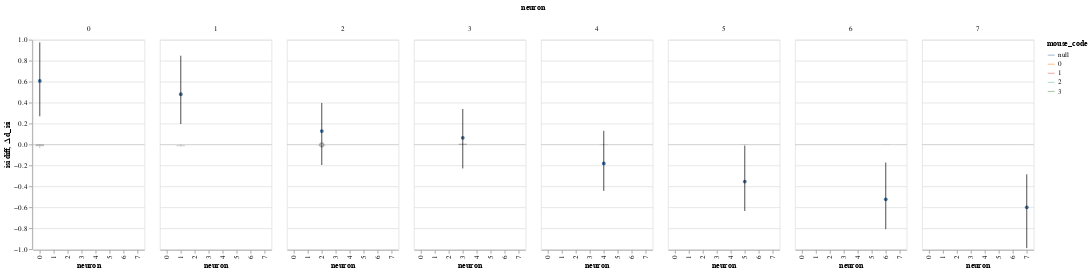

The cell this chart's notebook holds for it:
### Code cell
(chart_d+chart_p).facet(column='neuron')

### Figure 1 — Vega-Lite specification as saved in the notebook (floating-point values rounded to 4 significant figures)
{"config": {"view": {"continuousWidth": 400, "continuousHeight": 300}}, "data": {"name": "data-5c05b90e326cfacf57db2724e9150d16"}, "facet": {"column": {"type": "quantitative", "field": "neuron"}}, "spec": {"layer": [{"mark": {"type": "line", "fill": null, "opacity": 0.5, "size": 3}, "encoding": {"color": {"type": "nominal", "field": "mouse_code"}, "x": {"type": "ordinal", "field": "neuron"}, "y": {"type": "quantitative", "field": "isi diff"}}}, {"mark": {"type": "boxplot", "color": "black", "opacity": 0.3, "size": 12}, "encoding": {"x": {"type": "ordinal", "field": "neuron"}, "y": {"type": "quantitative", "field": "isi diff"}}}, {"layer": [{"mark": {"type": "line", "color": "black", "point": true}, "encoding": {"x": {"type": "ordinal", "field": "neuron"}, "y": {"type": "quantitative", "field": "Bayes condition mean", "impute": {"value": "value"}}}}, {"mark": {"type": "rule", "color": "black", "opacity": 0.4, "size": 0.1}, "encoding": {"y": {"type": "quantitative", "field": "zero"}}}, {"mark": "rule", "encoding": {"x": {"type": "ordinal", "field": "neuron"}, "y": {"type": "quantitative", "field": "Bayes condition CI0", "scale": {"domain": [-0.9898, 0.9753], "zero": false}, "title": "Δ d_isi"}, "y2": {"field": "Bayes condition CI1"}}}]}]}, "$schema": "https://vega.github.io/schema/vega-lite/v4.8.1.json", "datasets": {"data-5c05b90e326cfacf57db2724e9150d16": [{"neuron": 0.0, "mouse_code": 0.0, "i_trial": 0.0, "neuron_code": 0.0, "log_firing_rate": 0.08176, "Firing rate": 24.16, "firing_rate": 24.16, "i_spike": -1.0, "isi diff": 0.005333, "log_isi": 0.01928, "isi": null, "Bayes condition CI0": null, "Bayes condition CI1": null, "Bayes condition mean": null, "zero": 0}, {"neuron": 0.0, "mouse_code": 1.0, "i_trial": 0.0, "neuron_code": 0.0, "log_firing_rate": 0.3492, "Firing rate": 128.1, "firing_rate": 128.1, "i_spike": 6.75, "isi diff": -0.009257, "log_isi": -0.05684, "isi": null, "Bayes condition CI0": null, "Bayes condition CI1": null, "Bayes condition mean": null, "zero": 0}, {"neuron": 0.0, "mouse_code": 2.0, "i_trial": 0.0, "neuron_code": 0.0, "log_firing_rate": 0.07194, "Firing rate": 9.998, "firing_rate": 9.998, "i_spike": 0.25, "isi diff": -0.001317, "log_isi": -0.004837, "isi": null, "Bayes condition CI0": null, "Bayes condition CI1": null, "Bayes condition mean": null, "zero": 0}, {"neuron": 0.0, "mouse_code": 3.0, "i_trial": 0.0, "neuron_code": 0.0, "log_firing_rate": -0.02417, "Firing rate": -80.21, "firing_rate": -80.21, "i_spike": 19.75, "isi diff": -0.03536, "log_isi": -0.1918, "isi": null, "Bayes condition CI0": null, "Bayes condition CI1": null, "Bayes condition mean": null, "zero": 0}, {"neuron": 1.0, "mouse_code": 0.0, "i_trial": 0.0, "neuron_code": 0.0, "log_firing_rate": 0.02225, "Firing rate": 8.842, "firing_rate": 8.842, "i_spike": 0.5, "isi diff": 0.0003327, "log_isi": -0.005817, "isi": null, "Bayes condition CI0": null, "Bayes condition CI1": null, "Bayes condition mean": null, "zero": 0}, {"neuron": 1.0, "mouse_code": 1.0, "i_trial": 0.0, "neuron_code": 0.0, "log_firing_rate": 0.07543, "Firing rate": 11.71, "firing_rate": 11.71, "i_spike": 11.0, "isi diff": -0.01444, "log_isi": -0.08828, "isi": null, "Bayes condition CI0": null, "Bayes condition CI1": null, "Bayes condition mean": null, "zero": 0}, {"neuron": 1.0, "mouse_code": 2.0, "i_trial": 0.0, "neuron_code": 0.0, "log_firing_rate": 0.1227, "Firing rate": 24.18, "firing_rate": 24.18, "i_spike": 9.5, "isi diff": -0.01228, "log_isi": -0.07616, "isi": null, "Bayes condition CI0": null, "Bayes condition CI1": null, "Bayes condition mean": null, "zero": 0}, {"neuron": 1.0, "mouse_code": 3.0, "i_trial": 0.0, "neuron_code": 0.0, "log_firing_rate": 0.209, "Firing rate": 74.73, "firing_rate": 74.73, "i_spike": 14.75, "isi diff": -0.01973, "log_isi": -0.1234, "isi": null, "Bayes condition CI0": null, "Bayes condition CI1": null, "Bayes condition mean": null, "zero": 0}, {"neuron": 2.0, "mouse_code": 0.0, "i_trial": 0.0, "neuron_code": 0.0, "log_firing_rate": 0.05311, "Firing rate": 14.98, "firing_rate": 14.98, "i_spike": 15.5, "isi diff": -0.01544, "log_isi": -0.1137, "isi": null, "Bayes condition CI0": null, "Bayes condition CI1": null, "Bayes condition mean": null, "zero": 0}, {"neuron": 2.0, "mouse_code": 1.0, "i_trial": 0.0, "neuron_code": 0.0, "log_firing_rate": 0.02444, "Firing rate": 17.26, "firing_rate": 17.26, "i_spike": 13.75, "isi diff": -0.01362, "log_isi": -0.1019, "isi": null, "Bayes condition CI0": null, "Bayes condition CI1": null, "Bayes condition mean": null, "zero": 0}, {"neuron": 2.0, "mouse_code": 2.0, "i_trial": 0.0, "neuron_code": 0.0, "log_firing_rate": 0.05922, "Firing rate": 17.23, "firing_rate": 17.23, "i_spike": 5.5, "isi diff": -0.00353, "log_isi": -0.03288, "isi": null, "Bayes condition CI0": null, "Bayes condition CI1": null, "Bayes condition mean": null, "zero": 0}, {"neuron": 2.0, "mouse_code": 3.0, "i_trial": 0.0, "neuron_code": 0.0, "log_firing_rate": 0.3183, "Firing rate": 80.66, "firing_rate": 80.66, "i_spike": 15.25, "isi diff": -0.01264, "log_isi": -0.09932, "isi": null, "Bayes condition CI0": null, "Bayes condition CI1": null, "Bayes condition mean": null, "zero": 0}, {"neuron": 3.0, "mouse_code": 0.0, "i_trial": 0.0, "neuron_code": 0.0, "log_firing_rate": -0.5368, "Firing rate": -214.4, "firing_rate": -214.4, "i_spike": -8.75, "isi diff": 0.006076, "log_isi": 0.04771, "isi": null, "Bayes condition CI0": null, "Bayes condition CI1": null, "Bayes condition mean": null, "zero": 0}, {"neuron": 3.0, "mouse_code": 1.0, "i_trial": 0.0, "neuron_code": 0.0, "log_firing_rate": 0.3128, "Firing rate": 212.5, "firing_rate": 212.5, "i_spike": -16.75, "isi diff": 0.01007, "log_isi": 0.09329, "isi": null, "Bayes condition CI0": null, "Bayes condition CI1": null, "Bayes condition mean": null, "zero": 0}, {"neuron": 3.0, "mouse_code": 2.0, "i_trial": 0.0, "neuron_code": 0.0, "log_firing_rate": 0.1236, "Firing rate": 52.35, "firing_rate": 52.35, "i_spike": 8.25, "isi diff": -0.00567, "log_isi": -0.05132, "isi": null, "Bayes condition CI0": null, "Bayes condition CI1": null, "Bayes condition mean": null, "zero": 0}, {"neuron": 3.0, "mouse_code": 3.0, "i_trial": 0.0, "neuron_code": 0.0, "log_firing_rate": 0.3714, "Firing rate": 129.7, "firing_rate": 129.7, "i_spike": 6.75, "isi diff": -0.003563, "log_isi": -0.03388, "isi": null, "Bayes condition CI0": null, "Bayes condition CI1": null, "Bayes condition mean": null, "zero": 0}, {"neuron": 4.0, "mouse_code": 0.0, "i_trial": 0.0, "neuron_code": 0.0, "log_firing_rate": -0.05061, "Firing rate": -65.67, "firing_rate": -65.67, "i_spike": 9.25, "isi diff": -0.005337, "log_isi": -0.05172, "isi": null, "Bayes condition CI0": null, "Bayes condition CI1": null, "Bayes condition mean": null, "zero": 0}, {"neuron": 4.0, "mouse_code": 1.0, "i_trial": 0.0, "neuron_code": 0.0, "log_firing_rate": 0.06523, "Firing rate": 25.14, "firing_rate": 25.14, "i_spike": -7.25, "isi diff": 0.003493, "log_isi": 0.03724, "isi": null, "Bayes condition CI0": null, "Bayes condition CI1": null, "Bayes condition mean": null, "zero": 0}, {"neuron": 4.0, "mouse_code": 2.0, "i_trial": 0.0, "neuron_code": 0.0, "log_firing_rate": -0.2295, "Firing rate": -111.5, "firing_rate": -111.5, "i_spike": 8.5, "isi diff": -0.003635, "log_isi": -0.03984, "isi": null, "Bayes condition CI0": null, "Bayes condition CI1": null, "Bayes condition mean": null, "zero": 0}, {"neuron": 4.0, "mouse_code": 3.0, "i_trial": 0.0, "neuron_code": 0.0, "log_firing_rate": -0.4398, "Firing rate": -306.9, "firing_rate": -306.9, "i_spike": 14.5, "isi diff": -0.007222, "log_isi": -0.0753, "isi": null, "Bayes condition CI0": null, "Bayes condition CI1": null, "Bayes condition mean": null, "zero": 0}, {"neuron": 5.0, "mouse_code": 0.0, "i_trial": 0.0, "neuron_code": 0.0, "log_firing_rate": 0.09279, "Firing rate": 36.96, "firing_rate": 36.96, "i_spike": -0.25, "isi diff": 0.0001753, "log_isi": 0.001932, "isi": null, "Bayes condition CI0": null, "Bayes condition CI1": null, "Bayes condition mean": null, "zero": 0}, {"neuron": 5.0, "mouse_code": 1.0, "i_trial": 0.0, "neuron_code": 0.0, "log_firing_rate": 0.4408, "Firing rate": 286.1, "firing_rate": 286.1, "i_spike": -12.5, "isi diff": 0.00444, "log_isi": 0.05469, "isi": null, "Bayes condition CI0": null, "Bayes condition CI1": null, "Bayes condition mean": null, "zero": 0}, {"neuron": 5.0, "mouse_code": 2.0, "i_trial": 0.0, "neuron_code": 0.0, "log_firing_rate": -0.2446, "Firing rate": -119.3, "firing_rate": -119.3, "i_spike": -4.25, "isi diff": 0.0007049, "log_isi": 0.009448, "isi": null, "Bayes condition CI0": null, "Bayes condition CI1": null, "Bayes condition mean": null, "zero": 0}, {"neuron": 5.0, "mouse_code": 3.0, "i_trial": 0.0, "neuron_code": 0.0, "log_firing_rate": -0.2826, "Firing rate": -104.0, "firing_rate": -104.0, "i_spike": 9.0, "isi diff": -0.003223, "log_isi": -0.041, "isi": null, "Bayes condition CI0": null, "Bayes condition CI1": null, "Bayes condition mean": null, "zero": 0}, {"neuron": 6.0, "mouse_code": 0.0, "i_trial": 0.0, "neuron_code": 0.0, "log_firing_rate": 0.2297, "Firing rate": 395.7, "firing_rate": 395.7, "i_spike": 10.0, "isi diff": -0.002251, "log_isi": -0.03515, "isi": null, "Bayes condition CI0": null, "Bayes condition CI1": null, "Bayes condition mean": null, "zero": 0}, {"neuron": 6.0, "mouse_code": 1.0, "i_trial": 0.0, "neuron_code": 0.0, "log_firing_rate": -0.2885, "Firing rate": -188.9, "firing_rate": -188.9, "i_spike": 11.0, "isi diff": -0.002514, "log_isi": -0.03958, "isi": null, "Bayes condition CI0": null, "Bayes condition CI1": null, "Bayes condition mean": null, "zero": 0}, {"neuron": 6.0, "mouse_code": 2.0, "i_trial": 0.0, "neuron_code": 0.0, "log_firing_rate": -0.4324, "Firing rate": -426.6, "firing_rate": -426.6, "i_spike": -0.25, "isi diff": 0.0002374, "log_isi": 0.003725, "isi": null, "Bayes condition CI0": null, "Bayes condition CI1": null, "Bayes condition mean": null, "zero": 0}, {"neuron": 6.0, "mouse_code": 3.0, "i_trial": 0.0, "neuron_code": 0.0, "log_firing_rate": -0.4942, "Firing rate": -1655.0, "firing_rate": -1655.0, "i_spike": -0.75, "isi diff": -0.0003408, "log_isi": -0.005269, "isi": null, "Bayes condition CI0": null, "Bayes condition CI1": null, "Bayes condition mean": null, "zero": 0}, {"neuron": 7.0, "mouse_code": 0.0, "i_trial": 0.0, "neuron_code": 0.0, "log_firing_rate": 0.1939, "Firing rate": 149.7, "firing_rate": 149.7, "i_spike": 0.0, "isi diff": -4.152e-05, "log_isi": -0.0002633, "isi": null, "Bayes condition CI0": null, "Bayes condition CI1": null, "Bayes condition mean": null, "zero": 0}, {"neuron": 7.0, "mouse_code": 1.0, "i_trial": 0.0, "neuron_code": 0.0, "log_firing_rate": 0.1787, "Firing rate": 206.7, "firing_rate": 206.7, "i_spike": -8.5, "isi diff": 0.001234, "log_isi": 0.02371, "isi": null, "Bayes condition CI0": null, "Bayes condition CI1": null, "Bayes condition mean": null, "zero": 0}, {"neuron": 7.0, "mouse_code": 2.0, "i_trial": 0.0, "neuron_code": 0.0, "log_firing_rate": 0.03563, "Firing rate": 22.94, "firing_rate": 22.94, "i_spike": -3.0, "isi diff": 0.0003877, "log_isi": 0.007135, "isi": null, "Bayes condition CI0": null, "Bayes condition CI1": null, "Bayes condition mean": null, "zero": 0}, {"neuron": 7.0, "mouse_code": 3.0, "i_trial": 0.0, "neuron_code": 0.0, "log_firing_rate": 0.1773, "Firing rate": 1022.0, "firing_rate": 1022.0, "i_spike": -2.5, "isi diff": 0.0006296, "log_isi": 0.01036, "isi": null, "Bayes condition CI0": null, "Bayes condition CI1": null, "Bayes condition mean": null, "zero": 0}, {"neuron": 0.0, "mouse_code": null, "i_trial": 0.5, "neuron_code": 0.0, "log_firing_rate": 1.747, "Firing rate": 56.37, "firing_rate": 56.37, "i_spike": 48.25, "isi diff": null, "log_isi": -1.14, "isi": 0.07263, "Bayes condition CI0": 0.2693, "Bayes condition CI1": 0.9753, "Bayes condition mean": 0.607, "zero": 0}, {"neuron": 1.0, "mouse_code": null, "i_trial": 0.5, "neuron_code": 4.0, "log_firing_rate": 1.895, "Firing rate": 78.53, "firing_rate": 78.53, "i_spike": 49.25, "isi diff": null, "log_isi": -1.147, "isi": 0.07137, "Bayes condition CI0": 0.1958, "Bayes condition CI1": 0.8479, "Bayes condition mean": 0.4795, "zero": 0}, {"neuron": 2.0, "mouse_code": null, "i_trial": 0.5, "neuron_code": 8.0, "log_firing_rate": 1.914, "Firing rate": 83.06, "firing_rate": 83.06, "i_spike": 51.0, "isi diff": null, "log_isi": -1.169, "isi": 0.06786, "Bayes condition CI0": -0.1959, "Bayes condition CI1": 0.397, "Bayes condition mean": 0.1276, "zero": 0}, {"neuron": 3.0, "mouse_code": null, "i_trial": 0.5, "neuron_code": 12.0, "log_firing_rate": 2.423, "Firing rate": 295.8, "firing_rate": 295.8, "i_spike": 68.0, "isi diff": null, "log_isi": -1.292, "isi": 0.05119, "Bayes condition CI0": -0.229, "Bayes condition CI1": 0.3391, "Bayes condition mean": 0.06338, "zero": 0}, {"neuron": 4.0, "mouse_code": null, "i_trial": 0.5, "neuron_code": 16.0, "log_firing_rate": 2.253, "Firing rate": 225.9, "firing_rate": 225.9, "i_spike": 73.25, "isi diff": null, "log_isi": -1.324, "isi": 0.0475, "Bayes condition CI0": -0.4432, "Bayes condition CI1": 0.1309, "Bayes condition mean": -0.1809, "zero": 0}, {"neuron": 5.0, "mouse_code": null, "i_trial": 0.5, "neuron_code": 20.0, "log_firing_rate": 2.321, "Firing rate": 251.9, "firing_rate": 251.9, "i_spike": 100.8, "isi diff": null, "log_isi": -1.46, "isi": 0.03465, "Bayes condition CI0": -0.6352, "Bayes condition CI1": -0.01067, "Bayes condition mean": -0.354, "zero": 0}, {"neuron": 6.0, "mouse_code": null, "i_trial": 0.5, "neuron_code": 24.0, "log_firing_rate": 2.421, "Firing rate": 263.9, "firing_rate": 263.9, "i_spike": 117.2, "isi diff": null, "log_isi": -1.527, "isi": 0.02973, "Bayes condition CI0": -0.8086, "Bayes condition CI1": -0.1719, "Bayes condition mean": -0.5234, "zero": 0}, {"neuron": 7.0, "mouse_code": null, "i_trial": 0.5, "neuron_code": 28.0, "log_firing_rate": 2.315, "Firing rate": 209.4, "firing_rate": 209.4, "i_spike": 148.8, "isi diff": null, "log_isi": -1.63, "isi": 0.02347, "Bayes condition CI0": -0.9898, "Bayes condition CI1": -0.2848, "Bayes condition mean": -0.6002, "zero": 0}]}}
